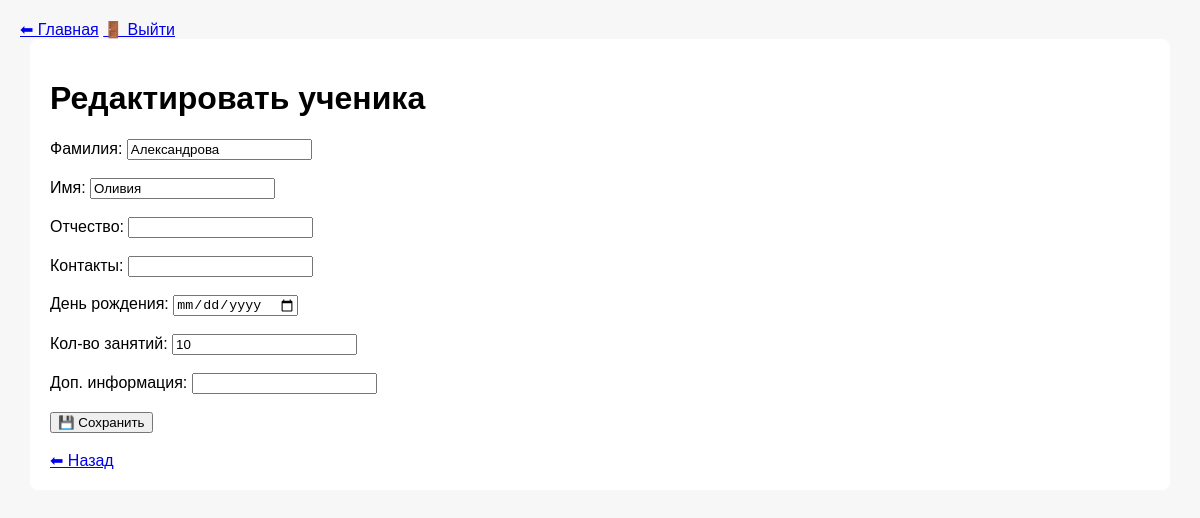
The app's page /students/edit/17 (signed in), older data.
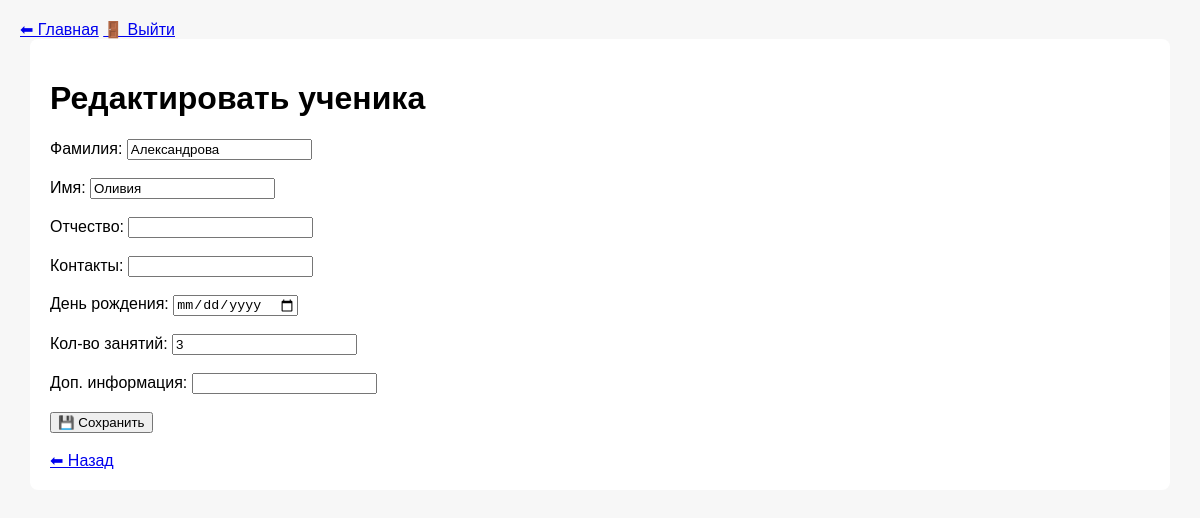
The same page, newer data.
### tables this page shows
CREATE TABLE students
                   (
                       id INTEGER PRIMARY KEY AUTOINCREMENT,
                       first_name TEXT NOT NULL,
                       last_name TEXT NOT NULL,
                       middle_name TEXT,
                       contacts TEXT,
                       birthday TEXT,
                       lessons_count INTEGER,
                       additional_info TEXT,
                       creation_date TEXT
                   );

### app.py (the view)
    def wrapper(*args, **kwargs):
        if "user" not in session:
            return redirect(url_for("login"))
        return fn(*args, **kwargs)

### app.py (called while the page is built, shortened)
def login_required(fn):
    def wrapper(*args, **kwargs):
        if "user" not in session:
            return redirect(url_for("login"))
        return fn(*args, **kwargs)
    wrapper.__name__ = fn.__name__
    return wrapper

@app.route("/students/edit/<int:student_id>", methods=["GET", "POST"])
@login_required
def edit_student(student_id):
    student = db.get_student_by_id(student_id)
    return render_template("edit_student.html", student=student)

### database.py (called while the page is built)
def get_connection():
    conn = sqlite3.connect(DB_NAME)
    conn.row_factory = sqlite3.Row
    return conn

def get_student_by_id(student_id):
    conn = get_connection()
    student = conn.execute("SELECT * FROM students WHERE id=?", (student_id,)).fetchone()
    conn.close()
    return student

### templates/edit_student.html (shortened to what this page needs)
{% extends "base.html" %}
{% block content %}
<h1>Редактировать ученика</h1>
<form method="POST">
    <label>Фамилия: <input type="text" name="last_name" value="{{ student.last_name }}" required></label><br><br>
    <label>Имя: <input type="text" name="first_name" value="{{ student.first_name }}" required></label><br><br>
    <label>Отчество: <input type="text" name="middle_name" value="{{ student.middle_name }}"></label><br><br>
    <label>Контакты: <input type="text" name="contacts" value="{{ student.contacts }}"></label><br><br>
    <label>День рождения: <input type="date" name="birthday" value="{{ student.birthday }}"></label><br><br>
    <label>Кол-во занятий: <input type="number" name="lessons_count" value="{{ student.lessons_count }}"></label><br><br>
    <label>Доп. информация: <input type="text" name="additional_info" value="{{ student.additional_info }}"></label><br><br>
    <button type="submit">💾 Сохранить</button>
</form>
<br>
<a href="{{ url_for('students') }}">⬅ Назад</a>
{% endblock %}

Row changes from the older to the newer data that the page shows:
changed students "Александрова": lessons_count "10" → "3"
